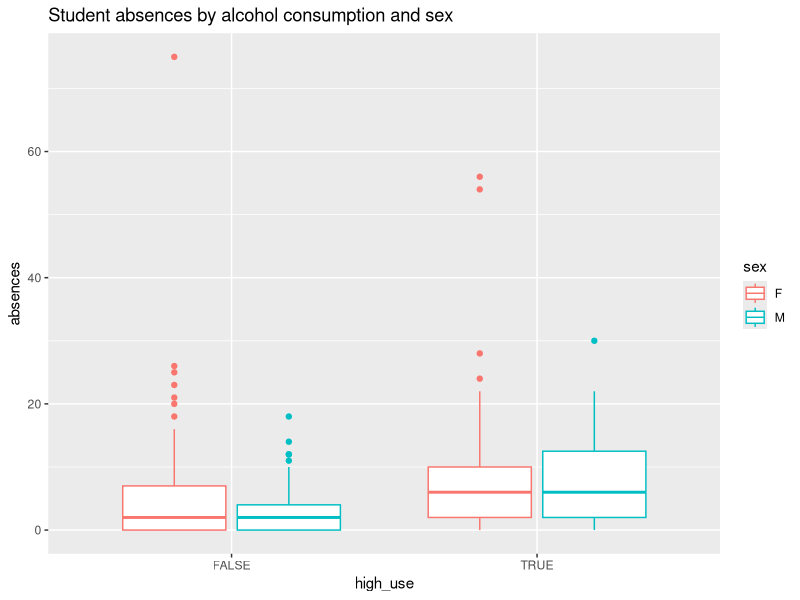
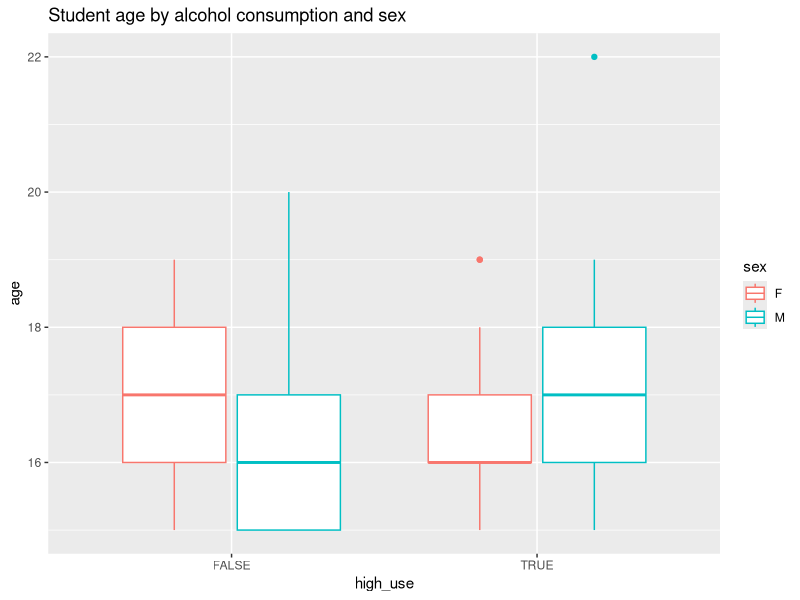
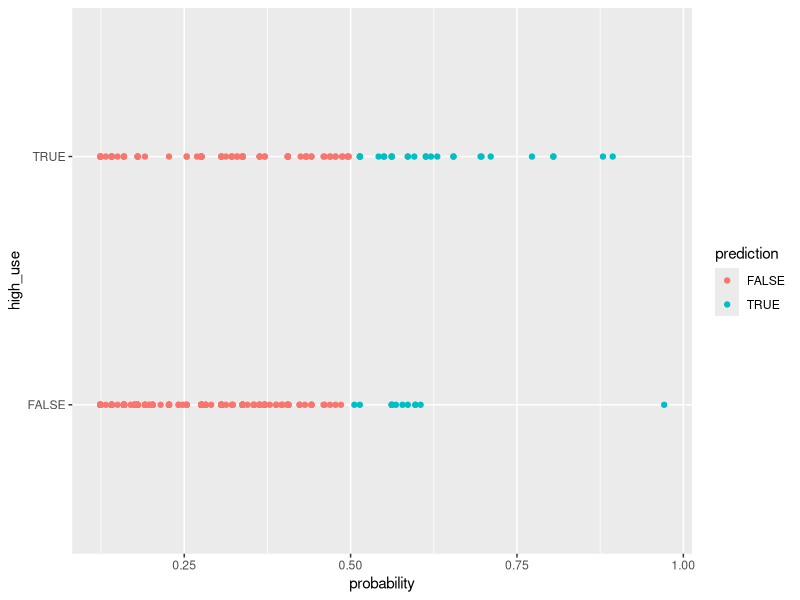

The R script that drew these images, in order:
## ---- chunk 1
getwd()
setwd("C:/Users/lonav/Documents/IODS-project")
library(openxlsx)
alc <- read.csv("alc.csv", sep = ",", header = TRUE)
library(dplyr)
colnames(alc)
glimpse(alc)
## ---- chunk 2
library(GGally)
library(ggplot2)
m <- glm(high_use ~ failures + absences + sex + age, data = alc, family = "binomial")
summary(m)
## ---- chunk 3
library(ggplot2)
g <- ggplot(alc, aes(x = high_use, y = absences, col = sex))
g + geom_boxplot() + ylab("absences") + ggtitle("Student absences by alcohol consumption and sex")
g <- ggplot(alc, aes(x = high_use, y = age, col = sex))
g + geom_boxplot() + ylab("age") + ggtitle("Student age by alcohol consumption and sex")
## ---- chunk 4
select(alc, high_use, failures, absences, sex, age) %>% tail(10)
table(high_use = alc$high_use, failures = alc$failures)
table(high_use = alc$high_use, absences = alc$absences)
table(high_use = alc$high_use, sex = alc$sex)
table(high_use = alc$high_use, age = alc$age)
## ---- chunk 5
m1 <- glm(high_use ~ failures + absences + sex + age, data = alc, family = "binomial")
summary(m1)
m2 <- glm(high_use ~ failures + absences + sex, data = alc, family = "binomial")
summary(m2)
anova(m1, m2, test="LRT")
## ---- chunk 6
m <- glm(high_use ~ failures + absences + sex, data = alc, family = "binomial")
OR <- coef(m) %>% exp
CI <- confint(m) %>% exp
cbind(OR, CI)
## ---- chunk 7
probabilities <- predict(m, type = "response")
alc <- mutate(alc, probability = probabilities)
alc <- mutate(alc, prediction = probability > 0.5)
select(alc, failures, absences, sex, high_use, probability, prediction) %>% tail(10)
table(high_use = alc$high_use, prediction = alc$prediction)
## ---- chunk 8
library(dplyr)
library(ggplot2)
g <- ggplot(alc, aes(x = probability, y = high_use, col = prediction))
g + geom_point()
table(high_use = alc$high_use, prediction = alc$prediction) %>% prop.table %>% addmargins
## ---- chunk 9
loss_func <- function(class, prob) {
  n_wrong <- abs(class - prob) > 0.5
  mean(n_wrong)
}
loss_func(class = alc$high_use, prob = alc$probability)
library(boot)
cv <- cv.glm(data = alc, cost = loss_func, glmfit = m, K = nrow(alc))
cv$delta[1]
cv <- cv.glm(data = alc, cost = loss_func, glmfit = m, K = 10)
cv$delta[1]
